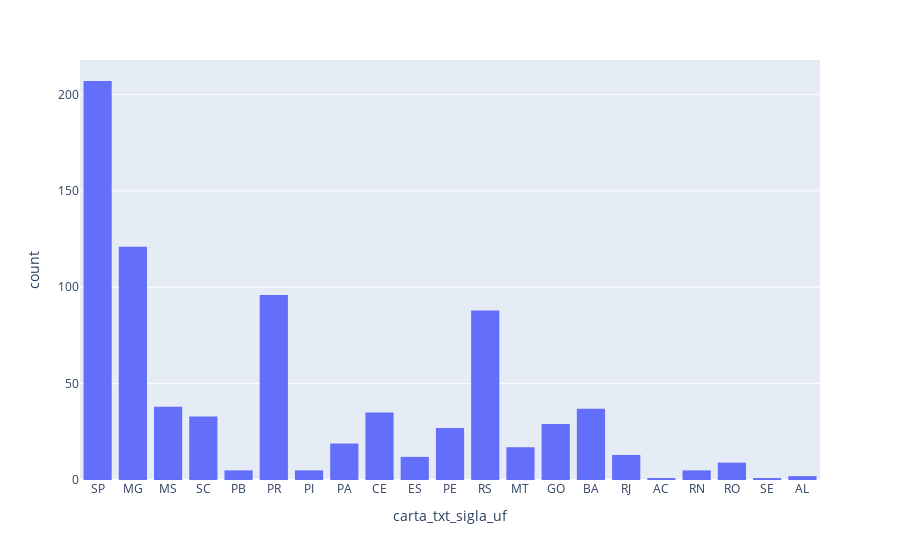

The notebook cell this image was saved under:
### Code cell
# considerar o estado de são paulo ?? 
# pelo volume de obras de saneamento basico 

fig = px.histogram(dados1, x="carta_txt_sigla_uf", barmode='group')
fig.show()

### Figure 1 — Plotly figure (JSON) as saved in the notebook; plotly's stock layout.template omitted (floating-point values rounded to 4 significant figures; data arrays with more than 128 entries replaced by an {"elided": "..."} marker saying what was removed)
{"data": [{"alignmentgroup": "True", "bingroup": "x", "hovertemplate": "carta_txt_sigla_uf=%{x}<br>count=%{y}<extra></extra>", "legendgroup": "", "marker": {"color": "#636efa", "pattern": {"shape": ""}}, "name": "", "offsetgroup": "", "orientation": "v", "showlegend": false, "type": "histogram", "x": {"elided": "800 str values"}, "xaxis": "x", "yaxis": "y"}], "layout": {"barmode": "group", "legend": {"tracegroupgap": 0}, "margin": {"t": 60}, "xaxis": {"anchor": "y", "domain": [0, 1], "title": {"text": "carta_txt_sigla_uf"}}, "yaxis": {"anchor": "x", "domain": [0, 1], "title": {"text": "count"}}}}
